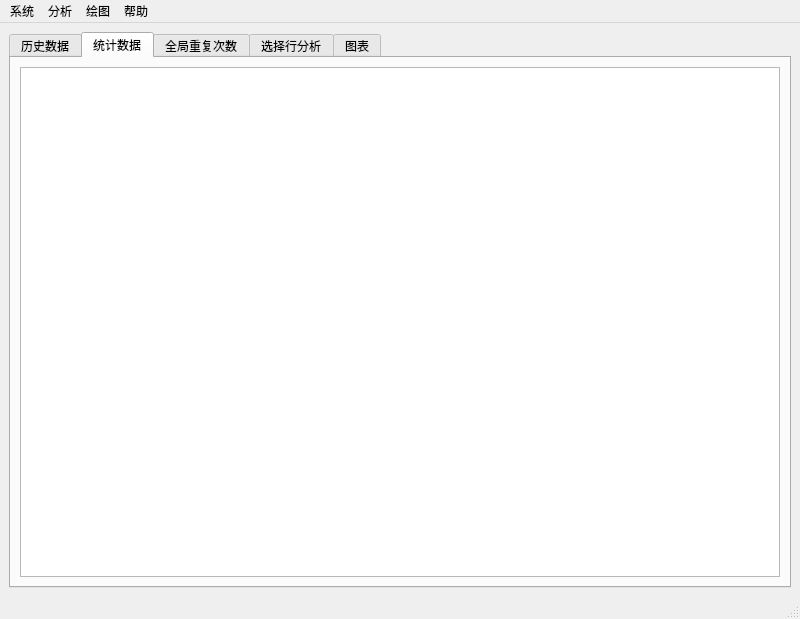
<?xml version="1.0" encoding="UTF-8"?>
<ui version="4.0">
 <class>c11x5Widget</class>
 <widget class="QMainWindow" name="c11x5Widget">
  <property name="geometry">
   <rect>
    <x>0</x>
    <y>0</y>
    <width>800</width>
    <height>619</height>
   </rect>
  </property>
  <property name="windowTitle">
   <string>C11x5</string>
  </property>
  <widget class="QWidget" name="centralwidget">
   <layout class="QVBoxLayout" name="verticalLayout_2">
    <item>
     <layout class="QHBoxLayout" name="horizontalLayout_5">
      <item>
       <widget class="QTabWidget" name="tabWidget">
        <property name="currentIndex">
         <number>1</number>
        </property>
        <widget class="QWidget" name="tabhirstorydata">
         <attribute name="title">
          <string>历史数据</string>
         </attribute>
         <layout class="QHBoxLayout" name="horizontalLayout_3">
          <item>
           <widget class="QTableWidget" name="tableWidget_history"/>
          </item>
         </layout>
        </widget>
        <widget class="QWidget" name="tabstatisticdata">
         <attribute name="title">
          <string>统计数据</string>
         </attribute>
         <layout class="QHBoxLayout" name="horizontalLayout_2">
          <item>
           <widget class="QTableWidget" name="tableWidget_statistic"/>
          </item>
         </layout>
        </widget>
        <widget class="QWidget" name="tabglobaloccurrencestatistic">
         <attribute name="title">
          <string>全局重复次数</string>
         </attribute>
         <layout class="QHBoxLayout" name="horizontalLayout">
          <item>
           <widget class="QTableWidget" name="tableWidget_global_occurrencestatistic"/>
          </item>
         </layout>
        </widget>
        <widget class="QWidget" name="tabselectedoccurrencestatistic">
         <attribute name="title">
          <string>选择行分析</string>
         </attribute>
         <layout class="QHBoxLayout" name="horizontalLayout_4">
          <item>
           <widget class="QTableWidget" name="tableWidget_selected_occurrencestatistic"/>
          </item>
         </layout>
        </widget>
        <widget class="QWidget" name="tabdrawcanvas">
         <attribute name="title">
          <string>图表</string>
         </attribute>
         <layout class="QHBoxLayout" name="horizontalLayout_6">
          <item>
           <widget class="QFrame" name="widget_canvas">
            <property name="frameShape">
             <enum>QFrame::StyledPanel</enum>
            </property>
            <property name="frameShadow">
             <enum>QFrame::Raised</enum>
            </property>
            <layout class="QVBoxLayout" name="verticalLayout_3"/>
           </widget>
          </item>
         </layout>
        </widget>
       </widget>
      </item>
     </layout>
    </item>
   </layout>
  </widget>
  <widget class="QMenuBar" name="menubar">
   <property name="geometry">
    <rect>
     <x>0</x>
     <y>0</y>
     <width>800</width>
     <height>25</height>
    </rect>
   </property>
   <widget class="QMenu" name="menu_system">
    <property name="title">
     <string>系统</string>
    </property>
    <addaction name="action_exit"/>
   </widget>
   <widget class="QMenu" name="menu_plot">
    <property name="title">
     <string>绘图</string>
    </property>
    <addaction name="action_plotRepeatNumber"/>
    <addaction name="action_distribution_analyze"/>
    <addaction name="action_analyze_selected_distribution_local"/>
    <addaction name="action_analyze_selected_distribution_global"/>
    <addaction name="action_draw_distribution_animation"/>
    <addaction name="separator"/>
    <addaction name="action_draw_sample"/>
   </widget>
   <widget class="QMenu" name="menu_help">
    <property name="title">
     <string>帮助</string>
    </property>
    <addaction name="action_about"/>
   </widget>
   <widget class="QMenu" name="menu">
    <property name="title">
     <string>分析</string>
    </property>
    <addaction name="action_startAnalyse"/>
    <addaction name="action_analyze_selected"/>
    <addaction name="action_select_from_yestorday"/>
    <addaction name="action_select_by_global"/>
    <addaction name="action_select_by_local"/>
   </widget>
   <addaction name="menu_system"/>
   <addaction name="menu"/>
   <addaction name="menu_plot"/>
   <addaction name="menu_help"/>
  </widget>
  <widget class="QStatusBar" name="statusbar"/>
  <action name="action_exit">
   <property name="text">
    <string>退出</string>
   </property>
  </action>
  <action name="action_plotRepeatNumber">
   <property name="text">
    <string>重复次数统计</string>
   </property>
  </action>
  <action name="action_about">
   <property name="text">
    <string>关于</string>
   </property>
  </action>
  <action name="action_startAnalyse">
   <property name="text">
    <string>数据预分析</string>
   </property>
  </action>
  <action name="action_analyze_selected">
   <property name="text">
    <string>选中数据分析</string>
   </property>
  </action>
  <action name="action_draw_sample">
   <property name="text">
    <string>测试绘图</string>
   </property>
  </action>
  <action name="action_select_from_yestorday">
   <property name="text">
    <string>任选一个昨天数据</string>
   </property>
  </action>
  <action name="action_distribution_analyze">
   <property name="text">
    <string>概率分布特性</string>
   </property>
  </action>
  <action name="action_analyze_selected_distribution_local">
   <property name="text">
    <string>选中行局部分布</string>
   </property>
  </action>
  <action name="action_analyze_selected_distribution_global">
   <property name="text">
    <string>选中行全局分布</string>
   </property>
  </action>
  <action name="action_draw_distribution_animation">
   <property name="text">
    <string>分布动态变化特性</string>
   </property>
  </action>
  <action name="action_select_by_global">
   <property name="text">
    <string>按全局分布选</string>
   </property>
  </action>
  <action name="action_select_by_local">
   <property name="text">
    <string>按局部分布选</string>
   </property>
  </action>
 </widget>
 <resources/>
 <connections/>
</ui>
